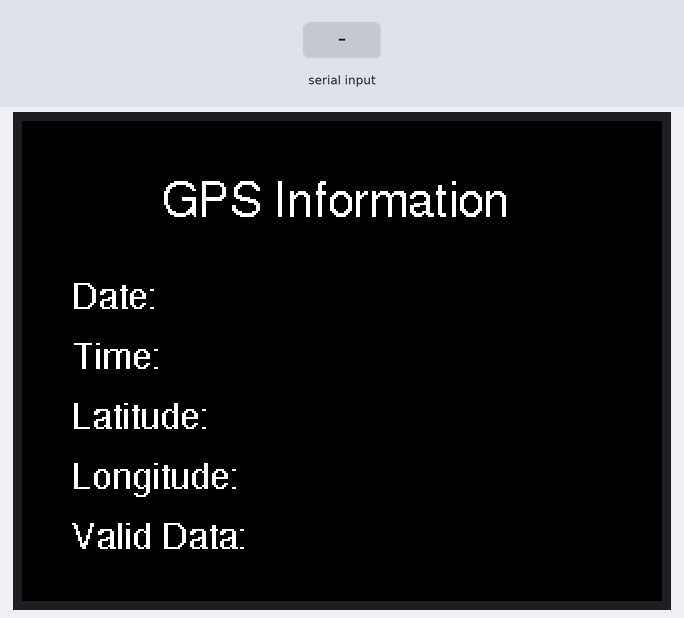
This sketch was run on a simulated ESP32. On the bench: 320×240 colour display. Inputs (shaded band) come from the test bench. What the sketch prints to the serial monitor is not drawn.

Above: at 1.4 s.
1.5 s: "$GNRMC\n" received over the second serial link
At 2.4 s:
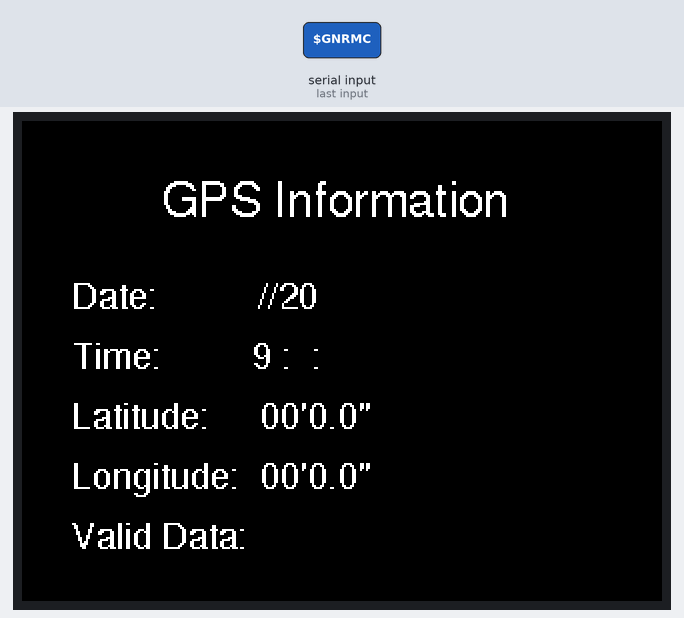
3.0 s: "$GNRMC,45\n" received over the second serial link
At 3.6 s:
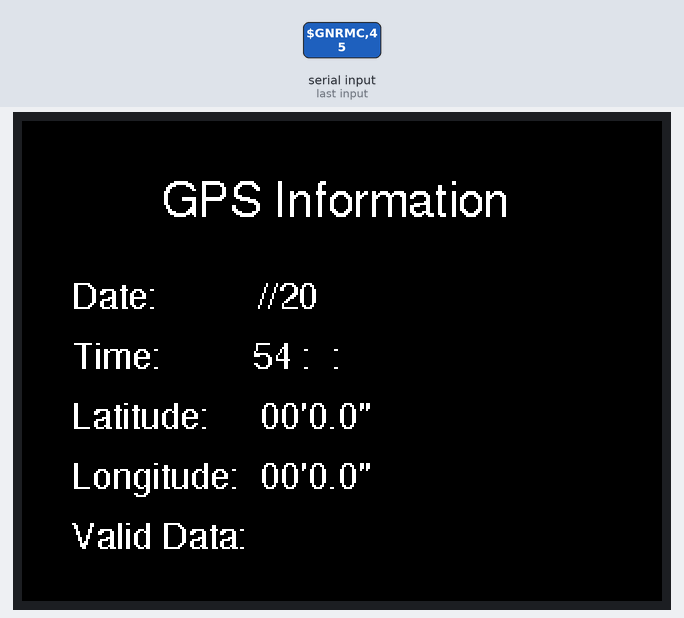
Timing chart, 0 to 6.0 s (numbered marks = the images above; inputs shaded):
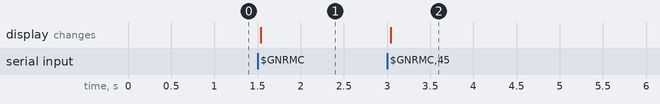

Measured:
- after the input at 1.5 s, the display: changes at once (image 1)
- after the input at 3.0 s, the display: changes at once (image 2)

The sketch:

GPS_Example3_DisplayWioTerminal.ino
```cpp
#include <SoftwareSerial.h>
#include <TFT_eSPI.h>
SoftwareSerial gps(0, 1);
String gpsData;
TFT_eSPI tft;

void setup() {
  Serial.begin(115200);
  gps.begin(9600);

  tft.begin(); //start TFT LCD
  tft.setRotation(3); //set screen rotation
  tft.fillScreen(TFT_BLACK); //fill background

  tft.setFreeFont(&FreeSans12pt7b); //set font type
  tft.setTextColor(TFT_WHITE); //set text color
  tft.drawString("GPS Information",70,30);

  tft.setFreeFont(&FreeSans9pt7b);
  tft.drawString("Date: ", 25, 80);
  tft.drawString("Time:  ", 25, 110);
  tft.drawString("Latitude:  ", 25, 140);
  tft.drawString("Longitude:  ", 25, 170);
  tft.drawString("Valid Data:  ", 25, 200);

}

void loop() {
  if (gps.available()) {
    char gpsChar = gps.read();

    gpsData += gpsChar;
    if (gpsChar == '\n') {
      if (gpsData.startsWith("$GNRMC")) {
        // Split the GNRMC sentence
        Serial.print("Raw GNRMC Data:  ");
        Serial.println(gpsData);
        int startIndex = 0;
        int endIndex = gpsData.indexOf(',');
        String parts[13];
        int partIndex = 0;
        while (endIndex >= 0) {
          parts[partIndex++] = gpsData.substring(startIndex, endIndex);
          startIndex = endIndex + 1;
          endIndex = gpsData.indexOf(',', startIndex);
        }
        parts[partIndex] = gpsData.substring(startIndex);

        // Extract information
        String time = parts[1]; // Time
        // String hh = (int)(time.substring(0, 2); // GMT Time
        String hh = String((int)(time.substring(0, 2).toInt() + 9));
        String mm = time.substring(2, 4);
        String ss = time.substring(4, 6);
        String status = parts[2]; // Status (A for valid, V for invalid)
        String latitude = parts[3]; // Latitude
        String latDirection = parts[4]; // Latitude direction (N/S)
        String longitude = parts[5]; // Longitude
        String lonDirection = parts[6]; // Longitude direction (E/W)
        String date = parts[9]; // Date
        String day = date.substring(0, 2);
        String month = date.substring(2, 4);
        String year = "20" + date.substring(4);
        String validData = parts[12]; // Valid data (N: no data, A: data valid)

        // Convert latitude and longitude to degrees, minutes, and seconds
        float latDegrees = latitude.substring(0, 2).toFloat();
        float latMinutes = latitude.substring(2, 9).toFloat();
        float lonDegrees = longitude.substring(0, 3).toFloat();
        float lonMinutes = longitude.substring(3, 10).toFloat();

        // Convert minutes to seconds
        float latSeconds = (latMinutes - int(latMinutes)) * 60.0;
        float lonSeconds = (lonMinutes - int(lonMinutes)) * 60.0;

        // Combine degrees, minutes, and seconds into strings
        String latStr = String(int(latDegrees)) + "°" + String(int(latMinutes)) + "'" + String(latSeconds, 1) + "\"" + latDirection;
        String lonStr = String(int(lonDegrees)) + "°" + String(int(lonMinutes)) + "'" + String(lonSeconds, 1) + "\"" + lonDirection;

        tft.setFreeFont(&FreeSans9pt7b);

        tft.fillRect(80,80, 250, 25, TFT_BLACK);
        tft.fillRect(80,110, 250, 25, TFT_BLACK);
        tft.fillRect(102,140, 225, 25, TFT_BLACK);
        tft.fillRect(120,170, 205, 25, TFT_BLACK);
        tft.fillRect(120,200, 200, 25, TFT_BLACK);

        // tft.drawString("Date: " + date, 25, 80);
        String formattedDate = day + "/" + month + "/" + year;
        tft.drawString("Date:          " + formattedDate, 25, 80);

        tft.drawString("Time:         " + hh + " : " + mm + " : " + ss, 25, 110);
        tft.drawString("Latitude:     " + latStr, 25, 140);
        tft.drawString("Longitude:  " + lonStr, 25, 170);
        tft.drawString("Valid Data:  " + validData, 25, 200);
      }
      gpsData = "";
    }
  }
}
```
